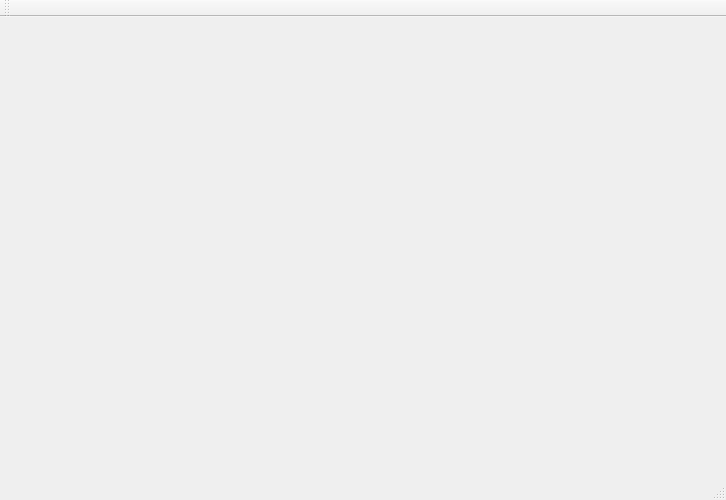
<?xml version="1.0" encoding="UTF-8"?>
<ui version="4.0">
 <class>Navigator</class>
 <widget class="QMainWindow" name="Navigator">
  <property name="geometry">
   <rect>
    <x>0</x>
    <y>0</y>
    <width>726</width>
    <height>500</height>
   </rect>
  </property>
  <property name="windowTitle">
   <string>Navigator</string>
  </property>
  <widget class="QWidget" name="centralWidget">
   <layout class="QHBoxLayout" name="layout" stretch=""/>
  </widget>
  <widget class="QMenuBar" name="menuBar">
   <property name="geometry">
    <rect>
     <x>0</x>
     <y>0</y>
     <width>726</width>
     <height>29</height>
    </rect>
   </property>
  </widget>
  <widget class="QToolBar" name="mainToolBar">
   <attribute name="toolBarArea">
    <enum>TopToolBarArea</enum>
   </attribute>
   <attribute name="toolBarBreak">
    <bool>false</bool>
   </attribute>
  </widget>
  <widget class="QStatusBar" name="statusBar"/>
 </widget>
 <layoutdefault spacing="6" margin="11"/>
 <resources/>
 <connections/>
</ui>
